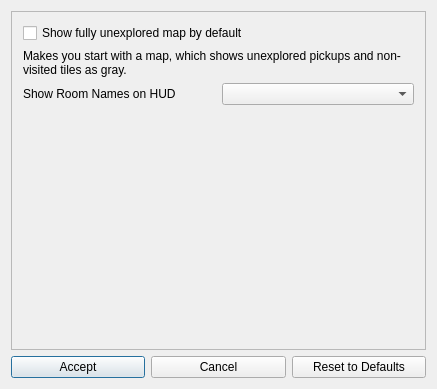
<?xml version="1.0" encoding="UTF-8"?>
<ui version="4.0">
 <class>MetroidCosmeticPatchesDialog</class>
 <widget class="QDialog" name="MetroidCosmeticPatchesDialog">
  <property name="geometry">
   <rect>
    <x>0</x>
    <y>0</y>
    <width>437</width>
    <height>389</height>
   </rect>
  </property>
  <property name="windowTitle">
   <string>Metroid - Cosmetic Options</string>
  </property>
  <layout class="QGridLayout" name="gridLayout">
   <item row="2" column="0">
    <widget class="QPushButton" name="accept_button">
     <property name="text">
      <string>Accept</string>
     </property>
    </widget>
   </item>
   <item row="2" column="2">
    <widget class="QPushButton" name="reset_button">
     <property name="text">
      <string>Reset to Defaults</string>
     </property>
    </widget>
   </item>
   <item row="2" column="1">
    <widget class="QPushButton" name="cancel_button">
     <property name="text">
      <string>Cancel</string>
     </property>
    </widget>
   </item>
   <item row="1" column="0" colspan="3">
    <widget class="QScrollArea" name="scrollArea">
     <property name="widgetResizable">
      <bool>true</bool>
     </property>
     <widget class="QWidget" name="scroll_area_contents">
      <property name="geometry">
       <rect>
        <x>0</x>
        <y>0</y>
        <width>417</width>
        <height>337</height>
       </rect>
      </property>
      <layout class="QVBoxLayout" name="verticalLayout">
       <item>
        <widget class="QCheckBox" name="show_unexplored_map_check">
         <property name="text">
          <string>Show fully unexplored map by default</string>
         </property>
        </widget>
       </item>
       <item>
        <widget class="QLabel" name="show_unexplored_map_label">
         <property name="text">
          <string>Makes you start with a map, which shows unexplored pickups and non-visited tiles as gray.</string>
         </property>
         <property name="wordWrap">
          <bool>true</bool>
         </property>
        </widget>
       </item>
       <item>
        <layout class="QHBoxLayout" name="room_name_layout">
         <item>
          <widget class="QLabel" name="room_name_label">
           <property name="text">
            <string>Show Room Names on HUD</string>
           </property>
          </widget>
         </item>
         <item>
          <widget class="QComboBox" name="room_name_dropdown"/>
         </item>
        </layout>
       </item>
       <item>
        <spacer name="verticalSpacer">
         <property name="orientation">
          <enum>Qt::Vertical</enum>
         </property>
         <property name="sizeHint" stdset="0">
          <size>
           <width>20</width>
           <height>40</height>
          </size>
         </property>
        </spacer>
       </item>
      </layout>
     </widget>
    </widget>
   </item>
  </layout>
 </widget>
 <layoutdefault spacing="6" margin="11"/>
 <resources/>
 <connections/>
</ui>
